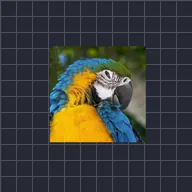
#> input picture android/src/compat/slow-assets/effects/thumb/autoshake.webp, 192 x 192 px
$ python -i pack.py   (imports and definitions only)
#> lines starting #> are read from the running program, lines starting #| are printed output that depends on the picture
#!/usr/bin/env python3
import argparse
import json
import shutil
from collections import Counter
from pathlib import Path
from PIL import Image, ImageDraw

CELL, SMALL, LARGE, LIMIT = 160, 192, 720, 150 * 1024


def square(path, side, back):
#> called with side = 160, back = (128, 128, 128, 255)
    im = Image.open(path)
#> im is the input picture: PIL image 192x192 RGB; mean R, G, B 60.9, 62.2, 58.7
    im.seek(0)
    im = im.convert("RGBA")
#> im: PIL image 192x192 RGBA
    w, h = im.size
#> w = 192; h = 192
    s = min(w, h)
#> s = 192
    im = im.crop(((w - s) // 2, (h - s) // 2, (w - s) // 2 + s, (h - s) // 2 + s)).resize((side, side), Image.LANCZOS)
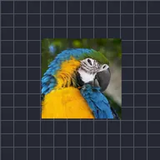
#> im: PIL image 160x160 RGBA; mean R, G, B, A 60.9, 62.2, 58.7, 255
    return Image.alpha_composite(Image.new("RGBA", im.size, back), im).convert("RGB")


def tile(path, back=(128, 128, 128, 255)):
    return square(path, CELL, back) if path and Path(path).is_file() else Image.new("RGB", (CELL, CELL), (60, 20, 20))


# [69 lines left out: functions save_webp, sheets, main, not called in this run]


# [2 lines not run here, left out]

>>> result = tile('../../android/src/compat/slow-assets/effects/thumb/autoshake.webp')

$ run again, on android/src/compat/slow-assets/effects/thumb/blink.webp
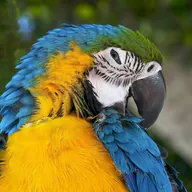
#> input picture android/src/compat/slow-assets/effects/thumb/blink.webp, 192 x 192 px
#> in square, im is the input picture: PIL image 192x192 RGBA; mean R, G, B, A 115.5, 113.1, 67.2, 255
#> in square, `im = im.crop(((w - s) // 2, (h - s) // 2, (w - s) // 2 + s, (h - s) //..`:
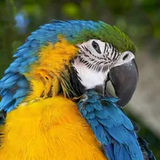
#> im: PIL image 160x160 RGBA; mean R, G, B, A 115.5, 113.1, 67.2, 255
